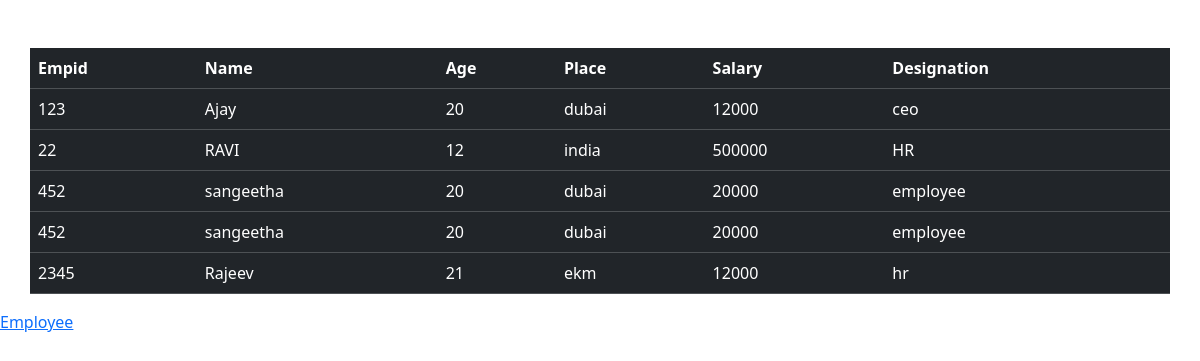
/employee/, run on an earlier commit of the app's database.
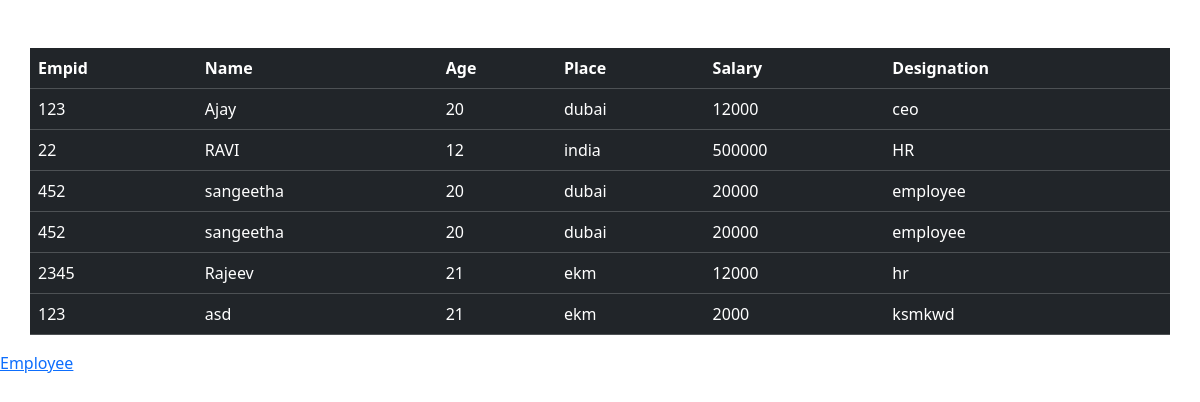
And on a later commit of the database.
### home/models.py (models this page shows)
class Employee(models.Model):
    empid=models.IntegerField()
    name=models.CharField(max_length=30)
    age=models.IntegerField()
    place=models.CharField(max_length=30)
    salary=models.IntegerField()
    designation=models.CharField(max_length=30)

### home/views.py (the view)
# urls.py: path('employee/',employee,name="employee"),
def employee(request):
  query=Employee.objects.all()
  return render(request,'employee.html',{'query':query})

### home/templates/employee.html (shortened to what this page needs)
<!doctype html>
<html lang="en">
  <head>
    <link href="https://cdn.jsdelivr.net/npm/bootstrap@5.3.2/dist/css/bootstrap.min.css" rel="stylesheet">
  </head>
  <body>
    <table class="table container table-dark mt-5">
        <thead>
          <tr>
            <th scope="col">Empid</th>
            <th scope="col">Name</th>
            <th scope="col">Age</th>
            <th scope="col">Place</th>
            <th scope="col">Salary</th>
            <th scope="col">Designation</th>
          </tr>
        </thead>
        <tbody>
            {%  for val in query%}
          <tr>
            <td> {{val.empid}}</td>
            <td> {{val.name}}</td>
            <td> {{val.age}}</td>
            <td> {{val.place}}</td>
            <td> {{val.salary}}</td>
            <td> {{val.designation}}</td>
          </tr>
          {% endfor%}
        </tbody>
      </table>
   <a href="{% url 'home'%}">Employee</a>
  </body>
</html>

What changed in the data, as far as the page shows it:
added Employee: empid "123", name "asd", age "21", place "ekm", salary "2000", designation "ksmkwd"
